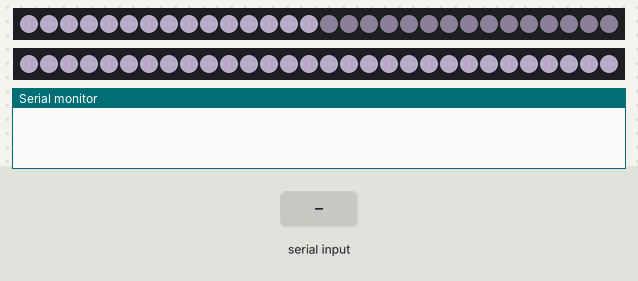
This sketch was run on a simulated ATtiny85, built with avr-gcc and run on an emulated ATtiny85. Parts: 2 × 30 RGB LEDs in strip order, left to right, the last lines printed to the serial monitor. Inputs (shaded band) come from the test bench. Dim RGB values are drawn brighter than linear.

Above: at 1.2 s.
1.3 s: "0\n" received over Serial
4.3 s: "3\n" received over Serial
At 4.69 s:
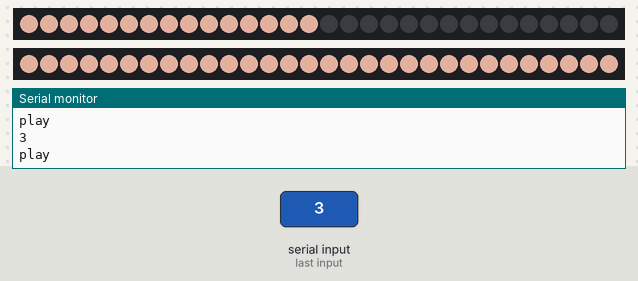
7.3 s: "30,150\n" received over Serial
At 7.45 s:
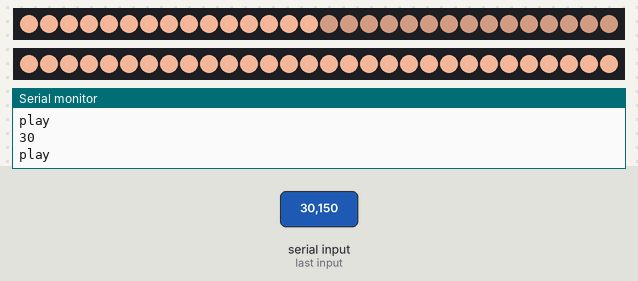
10.3 s: "stop" received over Serial
At 10.7 s:
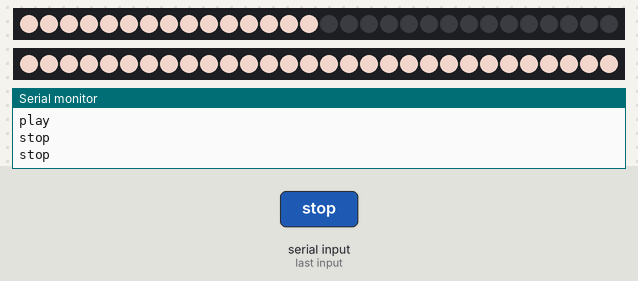
Timing chart, 0 to 12.8 s (numbered marks = the images above; inputs shaded):
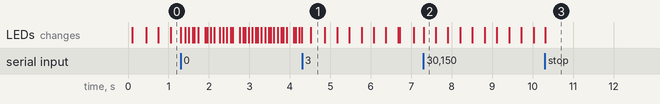

The sketch:

BiodynamicLight.ino
```cpp
#include <Adafruit_NeoPixel.h>

/*
TODO

fix color scheme
fix color timing interpolation
make at least on section functional
  fade mode
  fade speed (maybe some steps)

*/


#include <Adafruit_NeoPixel.h>
#ifdef __AVR__
  #include <avr/power.h>
#endif


#define PIN 5
#define secPIN 6


Adafruit_NeoPixel strip = Adafruit_NeoPixel(30, PIN , NEO_GRB + NEO_KHZ800);
Adafruit_NeoPixel secStrip = Adafruit_NeoPixel(30, secPIN, NEO_GRB + NEO_KHZ800);

uint8_t sec_1 = 15;
uint8_t sec_2 = 30;

uint8_t sec_3 = 15;
uint8_t sec_4 = 30;

char* serial = "play";

//COLORS
uint32_t morning_2[] = {201,200, 1};

uint32_t meh[] = {0,0, 0};
uint32_t meh2[] = {200,200,200};


uint32_t early_morning[] = {72,75, 100};
uint32_t morning[] = {219,159, 128};
uint32_t day[] = {204,210, 221};
uint32_t day2[] = {227,230, 238};
uint32_t afternoon[] = {211,154, 128};
uint32_t evening[] = {167,145, 108};
uint32_t lateevening[] = {49,49, 22};


uint32_t curr_1[] = {1,1,1};
uint32_t curr_2[] = {1,1,1};
uint32_t curr_3[] = {1,1,1};
uint32_t curr_4[] = {1,1,1};


int vel = 1;

int time_of_day = 0;
int interval = 720;

int shit = 0;
char* serialString()
{
  static char str[21]; // For strings of max length=20
  if (!Serial.available()) return NULL;

  delay(64); // wait for all characters to arrive
  memset(str,0,sizeof(str)); // clear str
  byte count=0;
  while (Serial.available())
  {

    char c=Serial.read();
    if (c>=32 && count<sizeof(str)-1)
    {
      str[count]=c;
      count++;
    }
  }
  str[count]='\0'; // make it a zero terminated string
  return str;
}


void setup() {

  Serial.begin(9600);
  // put your setup code here, to run once:
   #if defined (__AVR_ATtiny85__)
      if (F_CPU == 16000000) clock_prescale_set(clock_div_1);
   #endif


  strip.begin();
  secStrip.begin();
  for(uint8_t i = 0; i<60; i++){
    if (i < sec_4){
      strip.setPixelColor(i, morning[0], morning[1],morning[2]);
       secStrip.setPixelColor(i, morning[0], morning[1],morning[2]);
    }
  }

  strip.show();
  secStrip.show();// Initialize all pixels to 'off'
}


void loop() {


  static boolean needPrompt=true;
  char* userInput;

  userInput= serialString();
  if (userInput!=NULL)
  {
    if(strcmp(userInput, "play") == 0 || strcmp(userInput, "stop") == 0){
      Serial.println(userInput);
      Serial.println();
      serial = userInput;
      Serial.println(serial);
    }else{
      serial = "play";
      vel = atoi(userInput);
      Serial.println(vel);
       Serial.println(serial);
      }


  }


   if (strcmp(serial, "stop") == 0){


    }else if (strcmp(serial, "play") == 0){

      if(time_of_day < interval){
        fadeShit();
       //setCurrentColor();
       time_of_day = time_of_day + 1;
     }else{
       time_of_day = 0;
        if (shit < 5){
          shit = shit + 1;
        }else{
           shit = 0;
        }
    }
  }


  for(uint8_t i = 0; i<30; i++){
   if (i < sec_1){
      strip.setPixelColor(i, curr_1[0],curr_1[1],curr_1[2]);
      secStrip.setPixelColor(i,  curr_2[0],curr_2[1],curr_2[2]);
    }else if (i < sec_2){
      strip.setPixelColor(i,  curr_3[0],curr_3[1],curr_3[2]);
      secStrip.setPixelColor(i,  curr_4[0],curr_4[1],curr_4[2]);
    }
    //strip2.setPixelColor(i,  0,0,255);
  }

  strip.show();
  secStrip.show();

  delay(1);
}


void fadeShit(){

    if (shit == 0){
       fade(curr_1, time_of_day, early_morning, morning);
       flackern(curr_3, time_of_day, meh,early_morning, morning, vel);
       fade(curr_4, time_of_day, early_morning, morning);
       fade(curr_2, time_of_day, early_morning, morning);
    }else if(shit == 1){
      fade(curr_1, time_of_day, morning, day);
      flackern(curr_3, time_of_day, meh,morning, day, vel);
      fade(curr_4, time_of_day, morning, day);
      fade(curr_2, time_of_day, morning, day);
    }else if(shit == 2){
      fade(curr_1, time_of_day, day, afternoon);
      flackern(curr_3, time_of_day, meh,day, afternoon, vel);
      fade(curr_4, time_of_day, day, afternoon);
      fade(curr_2, time_of_day, day, afternoon);
    }else if(shit == 3){
      fade(curr_1, time_of_day, afternoon, evening);
      flackern(curr_3, time_of_day, meh,afternoon, evening, vel);
      fade(curr_4, time_of_day, afternoon, evening);
      fade(curr_2, time_of_day, afternoon, evening);
    }else if(shit == 4){
      fade(curr_1, time_of_day, evening, lateevening);
      flackern(curr_3, time_of_day, meh,evening, lateevening, vel);
      fade(curr_4, time_of_day, evening, lateevening);
      fade(curr_2, time_of_day, evening, lateevening);
    }else if(shit == 5){
      fade(curr_1, time_of_day, lateevening, early_morning);
      flackern(curr_3, time_of_day, meh,lateevening, early_morning, vel);
      fade(curr_4, time_of_day, lateevening, early_morning);
      fade(curr_2, time_of_day, lateevening, early_morning);
    }
}

void fade(uint32_t curr[3], int val, uint32_t from[3], uint32_t to[3]){
    curr[0] = map(val, 0, interval, from[0], to[0]);
    curr[1] = map(val, 0, interval, from[1], to[1]);
    curr[2] = map(val, 0, interval, from[2], to[2]);
}

void flackern(uint32_t curr[3], int val, uint32_t darken[3], uint32_t from[3], uint32_t to[3],int velocity){
    curr[0] = map(sin((0.00869565217*velocity)*(val-180/velocity))*interval/2+interval/2, 0, interval,  darken[0], map(val, 0, interval, from[0], to[0]));
    curr[1] = map(sin((0.00869565217*velocity)*(val-180/velocity))*interval/2+interval/2, 0, interval,  darken[1], map(val, 0, interval, from[1], to[1]));
    curr[2] = map(sin((0.00869565217*velocity)*(val-180/velocity))*interval/2+interval/2, 0, interval,  darken[2], map(val, 0, interval, from[2], to[2]));
}


/*

void setCurrentColor(){
  //get current color
  //Serial.println(serial);
  // get end Color
  if(time_of_day >= 0 && time_of_day <= 720){
    if (strcmp(serial[0], 'n') == 0 && strlen(serial) == 1){
      fade(curr_1, time_of_day, morning_2, day);
    }else if(strcmp(serial[0], 'a') == 0 && strlen(serial) == 1){
      flackern(curr_1, time_of_day, morning_2, day);
    }else if(strcmp(serial[0], 'b') == 0 && strlen(serial) == 1){
      flackern2(curr_1, time_of_day, morning_2, day);
    }else if(strcmp(serial[0], 'c') == 0 && strlen(serial) == 1){
      flackern3(curr_1, time_of_day, morning_2, day);
    }
    //flackern2(curr_1, time_of_day, morning_2, day);
    //fade(curr_1, time_of_day, morning_2, day);
    fade(curr_2, time_of_day, morning_2, day);
    //fade(curr_3, time_of_day, morning_2, day);


    fade(curr_3, time_of_day, morning_2, morning_2);

    if (strcmp(serial[0], 'n') == 0 && strlen(serial) == 1){
      fade(curr_4, time_of_day, day, morning_2);
    }else if(strcmp(serial[0], 'a') == 0 && strlen(serial) == 1){
      flackern(curr_4, time_of_day, day, morning_2);
    }else if(strcmp(serial[0], 'b') == 0 && strlen(serial) == 1){
      flackern2(curr_4, time_of_day, day, morning_2);
    }else if(strcmp(serial[0], 'c') == 0 && strlen(serial) == 1){
      flackern3(curr_4, time_of_day, day, morning_2);
    }

  }else if(time_of_day > 720 && time_of_day < 1440)  {

    if (strcmp(serial[0], 'n') == 0 && strlen(serial) == 1){
      fade(curr_1, (1440-time_of_day), morning_2, day);
    }else if(strcmp(serial[0], 'a') == 0 && strlen(serial) == 1){
      flackern(curr_1, (1440-time_of_day), morning_2, day);
    }else if(strcmp(serial[0], 'b') == 0 && strlen(serial) == 1){
      flackern2(curr_1, (1440-time_of_day), morning_2, day);
    }else if(strcmp(serial[0], 'c') == 0 && strlen(serial) == 1){
      flackern3(curr_1, (1440-time_of_day), morning_2, day);
    }
    //flackern2(curr_1, (1440-time_of_day), morning_2, day);
    //fade(curr_1, (1440-time_of_day), morning_2, day);
    fade(curr_2, (1440-time_of_day), morning_2, day);
     fade(curr_3, time_of_day, morning_2, morning_2);
    //fade(curr_3, (1440-time_of_day), morning_2, day);
        if (strcmp(serial[0], 'n') == 0 && strlen(serial) == 1){
      fade(curr_4, (1440-time_of_day), day, morning_2);
    }else if(strcmp(serial[0], 'a') == 0 && strlen(serial) == 1){
      flackern(curr_4, (1440-time_of_day), day, morning_2);
    }else if(strcmp(serial[0], 'b') == 0 && strlen(serial) == 1){
      flackern2(curr_4, (1440-time_of_day), day, morning_2);
    }else if(strcmp(serial[0], 'c') == 0 && strlen(serial) == 1){
      flackern3(curr_4, (1440-time_of_day), day, morning_2);
    }
  }

}


*/


/*
void setup() {
  Serial.begin(9600);
}

void loop()
{
  static boolean needPrompt=true;
  char* userInput;
  if (needPrompt)
  {
    Serial.print("Please enter inputs and press enter at the end:\n");
    needPrompt=false;
  }
  userInput= serialString();
  if (userInput!=NULL)
  {
    Serial.print("You entered: ");
    Serial.println(userInput);
    Serial.println();
    needPrompt=true;
  }
}
*/


//
//
//void fade(uint8_t start_sec,uint8_t end_sec, ){
//  uint32_t start_col =  strip.getPixelColor(start_sec); //get color
//  uint32_t new_col =  strip.getPixelColor(start_sec);
//  for(uint8_t i = start_sec; i<end_sec; i++){
//    strip.setPixelColor(i, morning);
//  }
//
//}


//strip.show() -> push data to leds
// strip.setPixelColor(ledID, r, g, b) — or (ledID,r,g,b,w) – or (led, col) -> set the data (is not pushing yet)
//uint32_t col = strip.Color(0,0,0) -> set a color to variable, can be passed instead of r,g,b
// uint32_t col = strip.getPixelColor(ledID) -> get set color from data
// strop.setBrightness(val) -> 0-255 set brightness data only
// uint16_t n = strip.numPixels() -> get Number of declared Pixels in LED strip
```

Measured:
- after the input at 4.3 s, the LEDs: change after 0.22 s (image 1)
- after the input at 10.3 s, the LEDs: change at once (image 3)
